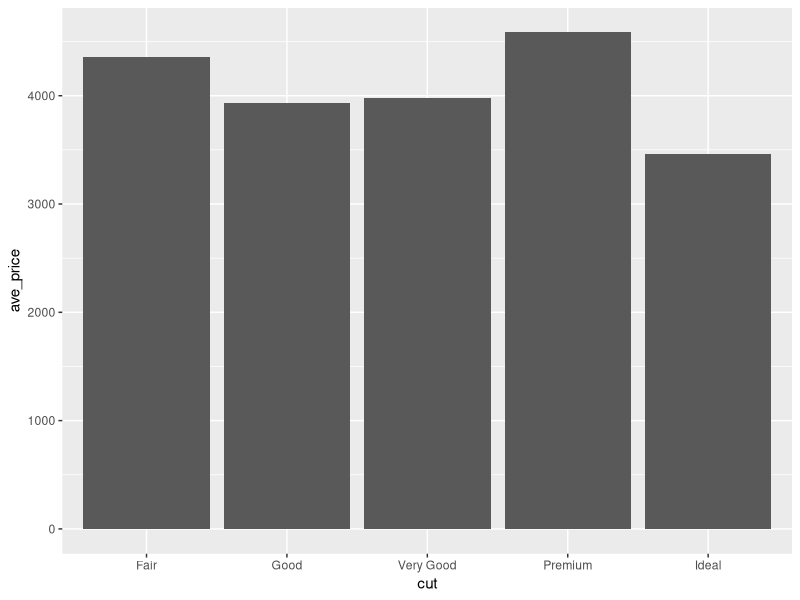

Here is the R script that generated this plot:
## ---- chunk 1
library(dplyr)
library(ggplot2)

head(diamonds)
## ---- chunk 2
graph_data <- diamonds %>%
  group_by(cut) %>%
  summarize(ave_price = mean(price))

graph_data

g <- ggplot(data = graph_data, aes(x = cut, y = ave_price)) +
  geom_bar(stat = "identity")

# print(g)
g
